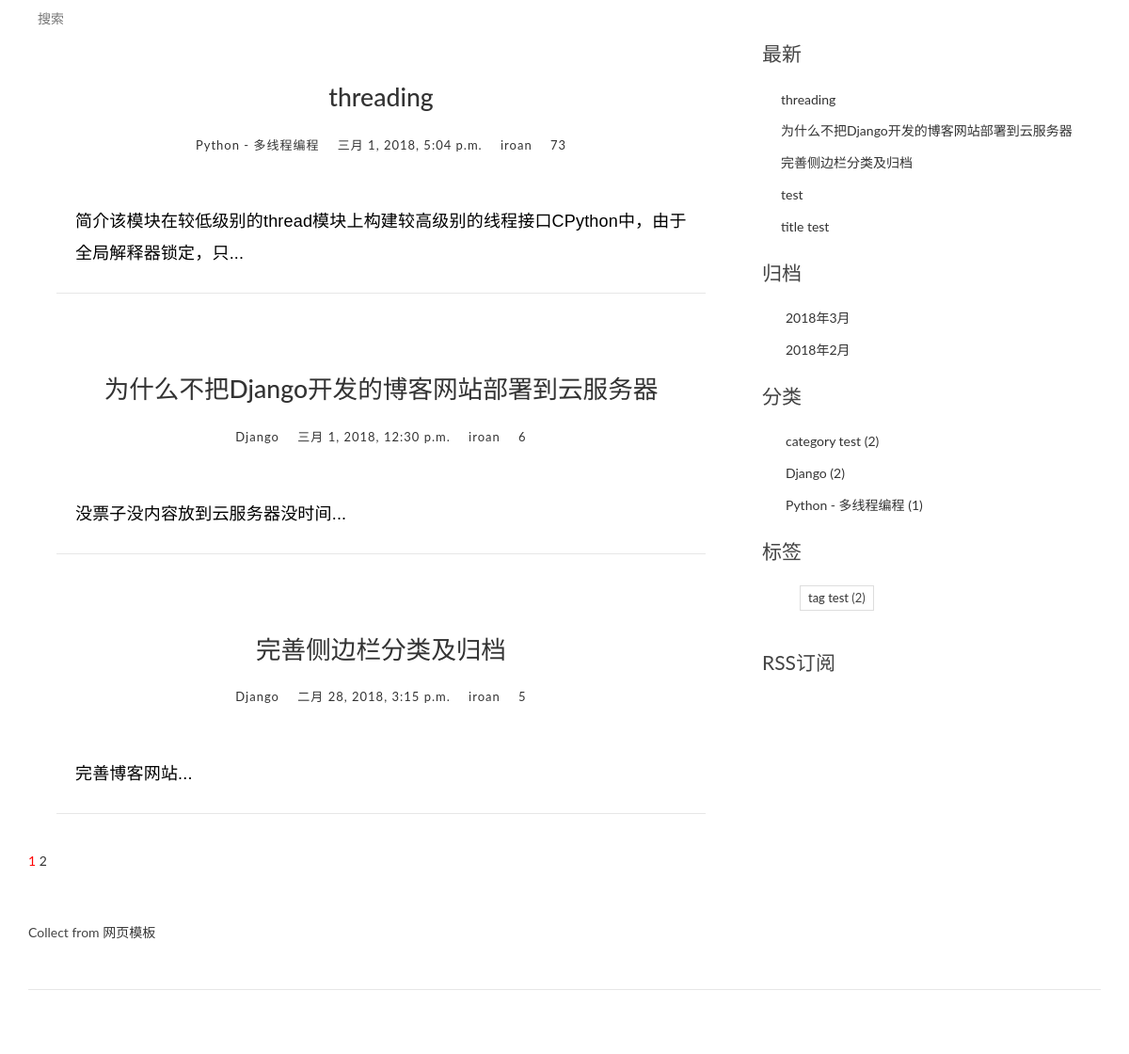
Before: / with the older database file.
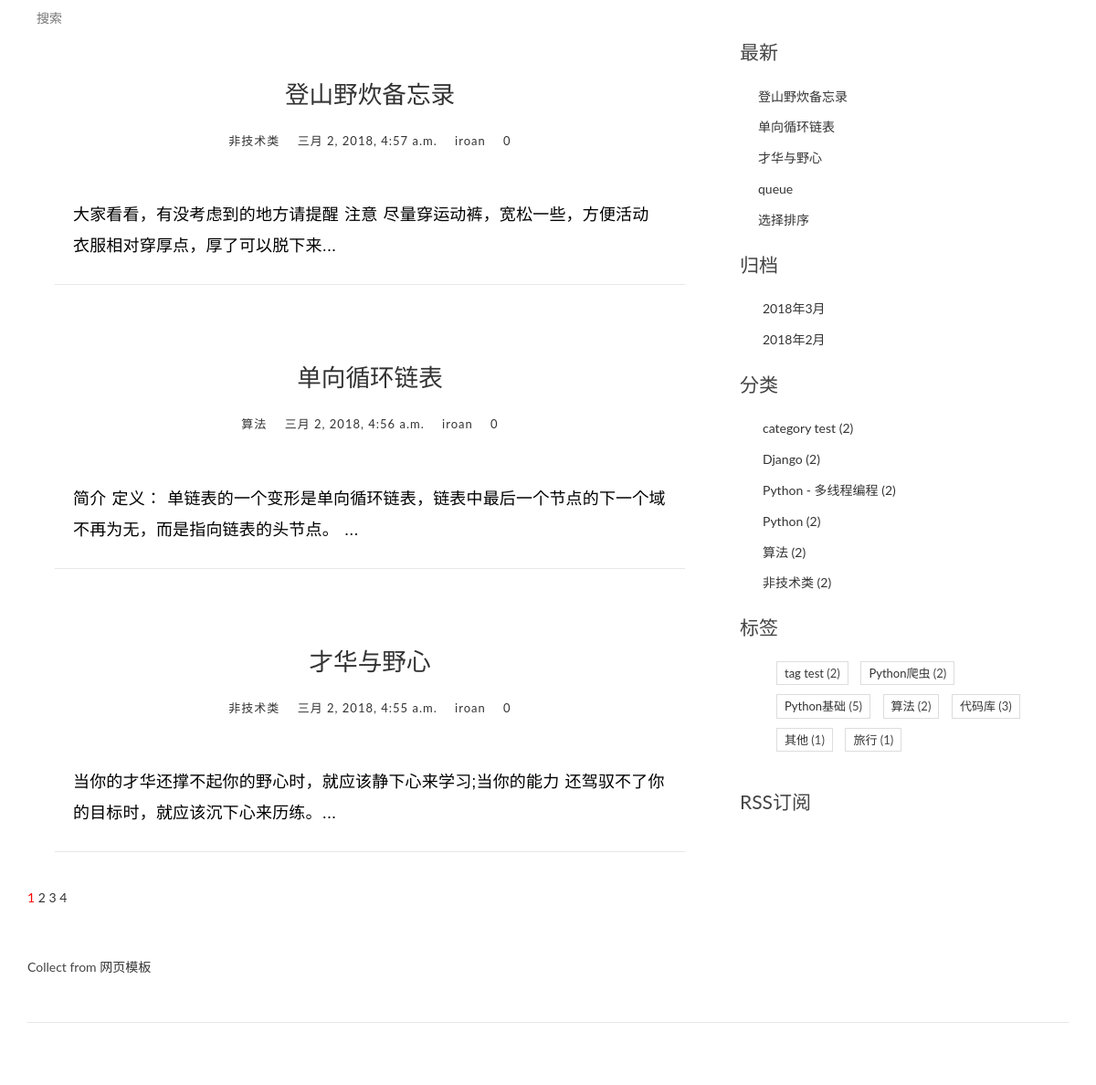
After: the same page with the newer database file.
### blog/models.py (models this page shows, shortened)
class Post(models.Model):
    title = models.CharField(max_length=70)
    body = models.TextField()
    created_time = models.DateTimeField()
    modified_time = models.DateTimeField()
    excerpt = models.CharField(max_length=200,blank=True)
    category = models.ForeignKey(Category)
    tags = models.ManyToManyField(Tag,blank=True)
    author = models.ForeignKey(User)
    views = models.PositiveIntegerField(default=0)
    def get_absolute_url(self):
        return reverse('blog:detail', kwargs={'pk':self.pk})
    class Meta:
        ordering = ['-created_time','title']

class Category(models.Model):
    name = models.CharField(max_length=100)

class Tag(models.Model):
    name = models.CharField(max_length=100)

### blog/views.py (the view, shortened to what this page needs)
# urls.py: url(r'^$',views.IndexView.as_view(), name='index'),
class IndexView(ListView):
    model = Post
    template_name = 'blog/index.html'
    context_object_name = 'post_list'
    paginate_by = 3
    def get_context_data(self, **kwargs):
        context = super(IndexView,self).get_context_data(**kwargs)
        paginator = context.get('paginator')
        page = context.get('page_obj')
        is_paginated = context.get('is_paginated')
        pagination_data = self.pagination_data(paginator,page,is_paginated)
        context.update(pagination_data)
        return context
    def pagination_data(self,paginator,page,is_paginated):
        if not is_paginated:
            return {}
        left = []
        right = []
        left_has_more = False
        right_has_more = False
        first = False
        last = False
        page_number = page.number
        total_pages = paginator.num_pages
        page_range = paginator.page_range
        if page_number == 1:
            right = page_range[page_number:page_number + 2]
            if right[-1] < total_pages - 1:
                right_has_more = True
            if right[-1] < total_pages:
                last = True
        elif page_number == total_pages:
            left = page_range[(page_number - 3) if (page_number -3) > 0 else 0:page_number - 1]
            if left[0] > 2:
                left_has_more = True
            if left[0] > 1:
                first = True
        data = {
            'left':left,
            'right':right,
            'left_has_more':left_has_more,
            'right_has_more':right_has_more,
            'first':first,
            'last':last
        }
        return data

### blog/templatetags/blog_tags.py (called while the page is built)
@register.simple_tag
def get_recent_posts(num = 5):
    return Post.objects.all().order_by('-created_time')[:num]

@register.simple_tag
def archives():
    return Post.objects.all().dates('created_time','month',order='DESC')

@register.simple_tag
def get_categories():
    return Category.objects.annotate(num_post = Count('post')).filter(num_post__gt = 0)

@register.simple_tag
def get_tags():
    return Tag.objects.annotate(num_post = Count('post')).filter(num_post__gt = 0)

### templates/blog/index.html (shortened to what this page needs)
{% extends 'base.html' %}
{% block main %}
    {%for post in post_list%}
        <article class="post post-{{post.pk}}">
            <header class="entry-header">
                <h1 class="entry-title">
                    <a href="{{post.get_absolute_url}}">{{post.title}}</a>
                </h1>
                <div class="entry-meta">
                    <span class="post-category"><a href="#">{{post.category.name}}</a> </span>
                    <span class="post-date"><a href="#"><time class="entry-date" datetime="{{post.created_time}}">{{post.created_time}}</time></a></span>
                    <span class="post-author"><a href="#">{{post.author}}</a> </span>
                    <span class="views-count"><a href="{{post.get_absoluate_url}}">{{post.views}}</a> </span>
                </div>
            </header>
            <div class="entry-content clearfix">
                <p>{{post.excerpt}}...</p>
            </div>
        </article>
    {%empty%}
    <div class="no-post">暂时还没有发布的文章</div>
    {%endfor%}
{%if is_paginated %}
<div class="pagination-simple">
    <a href="?page = {{page_obj.number}}" style="color:red">{{page_obj.number}}</a>
    {%if right%}
        {%for i in right%}
            <a href="?page={{i}}">{{i}}</a>
        {%endfor%}
    {%endif%}
    {%if last%}
        <a href="?page={{paginator.num_pages}}" > {{paginator.num_pages}}</a>
    {%endif%}
</div>
{%endif%}
{%endblock main %}

### templates/base.html (shortened to what this page needs)
<!DOCTYPE html>
{% load staticfiles %}
{% load blog_tags %}
<html>
<head>
    <link rel="stylesheet" href="{% static 'blog/css/bootstrap.min.css' %}">
    <link rel="stylesheet" href="http://code.ionicframework.com/ionicons/2.0.1/css/ionicons.min.css">
    <link rel="stylesheet" href="{% static 'blog/css/pace.css' %}">
    <link rel="stylesheet" href="{% static 'blog/css/custom.css' %}">
    <link rel="stylesheet" href="{% static 'blog/css/highlights/github.css' %}">
</head>
<body>
<div class="content-body">
    <div class="container">
        <div class="row">
            <main class="col-md-8">
        <form role="search" method="get" id="searchform" action="{%url 'blog:search' %}">
            <input type="search" name = "q" placeholder="搜索" required>
        </form>
                {% block main %}
                {% endblock main %}
            </main>
            <aside style="top:30px" class="col-md-4">
                <div class="widget widget-recent-posts">
                    <h3 class="widget-title">最新</h3>
                    {%get_recent_posts as recent_post_list%}
                    <ul>
                        {%for post in recent_post_list%}
                        <li>
                            <a href="{{post.get_absolute_url}}">{{post.title}}</a>
                        </li>
                        {%empty%}
                        暂时没有文章!
                        {%endfor%}
                    </ul>
                </div>
                <div class="widget widget-archives">
                    {%archives as date_list%}
                    <h3 class="widget-title">归档</h3>
                    <ul>
                        {%for date in date_list%}
                        <li>
                            <a href="{% url 'blog:archives' date.year date.month%}">{{date.year}}年{{date.month}}月</a>
                        </li>
                        {%empty%}
                        暂无归档
                        {%endfor%}
                    </ul>
                </div>
                <div class="widget widget-category">
                    <h3 class="widget-title">分类</h3>
                    {%get_categories as categories%}
                    <ul>
                        {%for category in categories%}
                        <li>
                            <a href="{%url 'blog:category' category.pk%}">{{category.name}}
                            <span class="post-count">({{category.num_post}})</span>
                            </a>
                        </li>
                        {%empty%}
                        暂无分类
                        {%endfor%}
                    </ul>
                </div>
                <div class="widget widget-tag-cloud">
                    <h3 class="widget-title">标签</h3>
                    {%get_tags as tags%}
                    <ul>
                        {%for tag in tags%}
                        <li>
                            <a href="{%url 'blog:tag' tag.pk%}">{{tag.name}}</a>
                            <span class="post-count">({{tag.num_post}})</span>
                        </li>
                        {%empty%}
                        暂无标签
                        {%endfor%}
                    </ul>
                </div>
                <div class="rss">
                    <a href="{% url 'rss' %}"><span class="ion-social-rss-outline">RSS订阅</span>
                    </a>
                </div>
            </aside>
        </div>
    </div>
</div>
<footer id="site-footer">
    <div  class="container">
        <div class="row">
            <div class="col-md-12">
                Collect from <a href="http://www.cssmoban.com/" title="网页模板" target="_blank">网页模板</a></p>
            </div>
        </div>
    </div>
</footer>
</body>
</html>

Changed rows visible on the page:
no longer on this page (row unchanged): Post: title "threading", category.name "Python - 多线程编程", created_time "三月 1, 2018, 5:04 p.m.", author "iroan", views "73", excerpt "简介该模块在较低级别的thread模块上构建较高级别的线程接口CPython中，由于全局解释器锁定，只"
no longer on this page (row unchanged): Post: title "为什么不把Django开发的博客网站部署到云服务器", category.name "Django", created_time "三月 1, 2018, 12:30 p.m.", author "iroan", views "6", excerpt "没票子没内容放到云服务器没时间"
no longer on this page (row unchanged): Post: title "完善侧边栏分类及归档", category.name "Django", created_time "二月 28, 2018, 3:15 p.m.", author "iroan", views "5", excerpt "完善博客网站"
no longer on this page (row unchanged): Post: title "test", shown under "最新"
no longer on this page (row unchanged): Post: title "title test", shown under "最新"
added Post: title "登山野炊备忘录", category.name "非技术类", created_time "三月 2, 2018, 4:57 a.m.", author "iroan", views "0", excerpt "大家看看，有没考虑到的地方请提醒 注意 尽量穿运动裤，宽松一些，方便活动 衣服相对穿厚点，厚了可以脱下来"
added Post: title "单向循环链表", category.name "算法", created_time "三月 2, 2018, 4:56 a.m.", author "iroan", views "0", excerpt "简介 定义： 单链表的一个变形是单向循环链表，链表中最后一个节点的下一个域不再为无，而是指向链表的头节点。"
added Post: title "才华与野心", category.name "非技术类", created_time "三月 2, 2018, 4:55 a.m.", author "iroan", views "0", excerpt "当你的才华还撑不起你的野心时，就应该静下心来学习;当你的能力 还驾驭不了你的目标时，就应该沉下心来历练。"
added Post: title "queue", shown under "最新"
added Post: title "选择排序", shown under "最新"
computed for Category "Python - 多线程编程": num_post "1" → "2"
added Category: name "Python", num_post "2"
added Category: name "算法", num_post "2"
added Category: name "非技术类", num_post "2"
now on this page (row unchanged): Tag: name "Python爬虫", num_post "2"
added Tag: name "Python基础", num_post "5"
added Tag: name "算法", num_post "2"
added Tag: name "代码库", num_post "3"
added Tag: name "其他", num_post "1"
added Tag: name "旅行", num_post "1"
Other visible differences:
{{ paginator.num_pages }}: (not shown) → "4"
new list line: "3"
